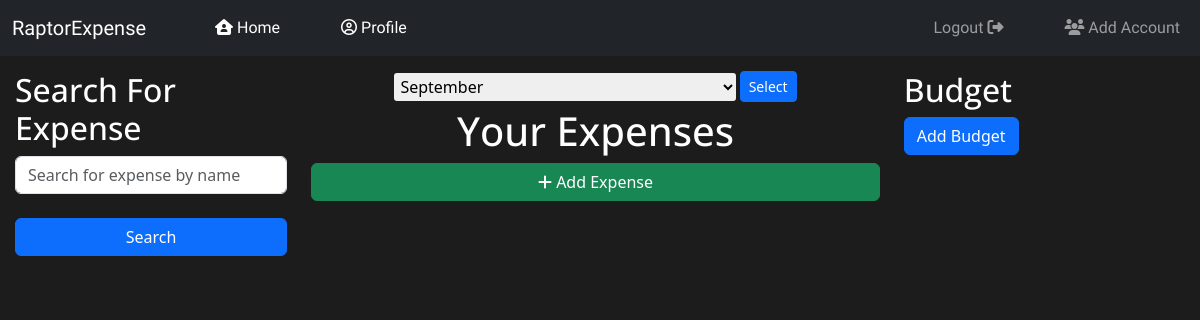
The page /expenses (signed in) on the database as committed earlier.
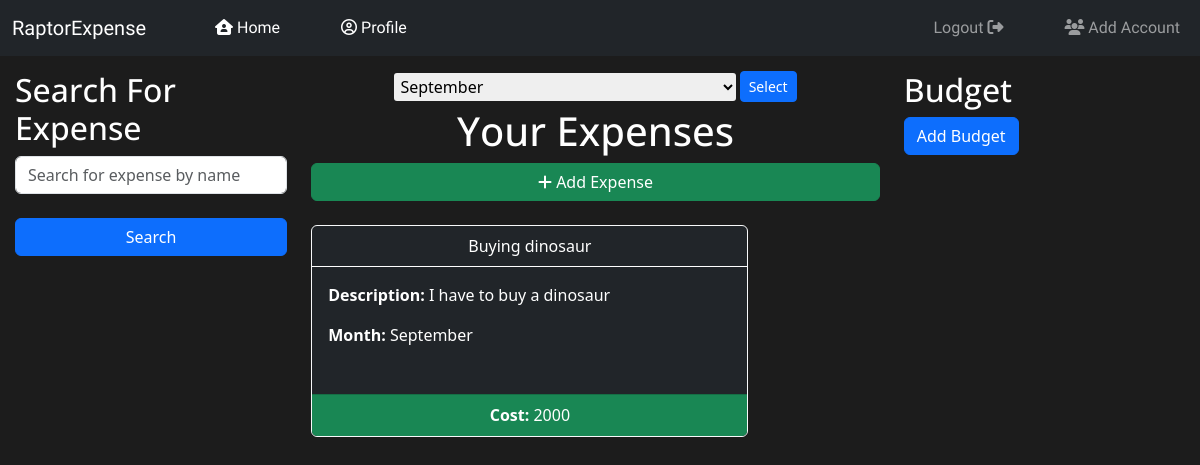
The same page on the database as committed later.
### expense_tracker/models.py (models this page shows, shortened)
class Expenses(db.Model):
    id = db.Column(db.Integer(), primary_key=True)
    expense = db.Column(db.String(), nullable=False)
    desc = db.Column(db.String(), nullable=False)
    month = db.Column(db.String(), nullable=False)
    cost = db.Column(db.Integer(), nullable=False)
    year = db.Column(db.Integer(), nullable=False)
    expense_user = db.Column(db.Integer(), db.ForeignKey("user.id"))

### expense_tracker/routes.py (the view, shortened to what this page needs)
@app.route("/")
@app.route("/expenses", methods=["GET", "POST"])
@login_required
def expense_tracker():
    user_details = User.query.filter_by(id=current_user.id).first()
    current_month_unformat = datetime.datetime.now()
    current_month_start = current_month_unformat.strftime("%B")
    print(current_month_start)
    search_expense_form = SearchExpenseForm()
    add_expense_form = AddExpenseForm()
    define_budget_form = DefineBudgetForm()
    month_dropdown = SearchMonthForm()
    expenses = Expenses.query.filter_by(expense_user=current_user.id, month=current_month_start).all()
    if define_budget_form.validate_on_submit:
        pass
    if request.method == "GET":
        current_month_exists = CurrentMonth.query.filter_by(month_user=current_user.id).first()
        if current_month_exists:
            current_month_exists.current_month = current_month_start
            db.session.commit()
        month_dropdown.search_month.data=current_month_start
        return render_template("home.html",
                            user_details=user_details,
                            search=search_expense_form,
                            expenses=expenses,
                            current_month=current_month_start,
                            add=add_expense_form,
                            month_search=month_dropdown,
                            budget_def=define_budget_form,
                            )

### expense_tracker/forms.py
class SearchExpenseForm(FlaskForm):
    search_expense = StringField(label="Search", validators=[DataRequired()])
    submit = SubmitField(label="Search")

class AddExpenseForm(FlaskForm):
    expense = StringField(label="Name of Expense", validators=[DataRequired()])
    desc = StringField(label="Description (optional)", validators=[])
    month = SelectField('Month', choices=[
        ('January', 'January'),
        ('February', 'February'),
        ('March', 'March'),
        ('April', 'April'),
        ('May', 'May'),
        ('June', 'June'),
        ('July', 'July'),
        ('August', 'August'),
        ('September', 'September'),
        ('October', 'October'),
        ('November', 'November'),
        ('December', 'December'),
    ], validators=[DataRequired()])
    submit = SubmitField(label="Select")
    cost = IntegerField(label="Expense Amount", validators=[DataRequired()])
    submit = SubmitField(label="Submit")

### expense_tracker/models.py (called while the page is built)
@login_manager.user_loader
def load_user(user_id):
    return User.query.get(int(user_id))

### expense_tracker/templates/home.html (shortened to what this page needs)
<!DOCTYPE html>
<html lang="en">
<head>
    <link href="https://cdn.jsdelivr.net/npm/bootstrap@5.3.3/dist/css/bootstrap.min.css" rel="stylesheet">
    <link rel="stylesheet" href="{{ url_for('static', filename='css/home.css') }}">
</head>
<body>
    <nav class="navbar navbar-expand-lg bg-dark navbar-dark">
        <div class="container-fluid">
            <a class="navbar-brand" href="{{ url_for('expense_tracker') }}">RaptorExpense</a>
            <div class="collapse navbar-collapse justify-content-center" id="navbarNavDropdown">
                <ul class="navbar-nav">
                    <li class="nav-item">
                        <a class="nav-link active margined-left" aria-current="page" href="{{ url_for('expense_tracker') }}"><i class="fa-solid fa-house-user"></i> Home</a>
                    </li>
                    <li class="nav-item">
                        <a class="nav-link active margined-left" href="{{ url_for('profile') }}"><i class="fa-regular fa-circle-user"></i> Profile</a>
                    </li>
                </ul>
                <ul class="navbar-nav ms-auto">
                    <li class="nav-item">
                        <a class="nav-link logout" href="{{ url_for('logout') }}">Logout <i class="fa-solid fa-right-from-bracket"></i></a>
                    </li>
                    <li class="nav-item">
                        <a class="nav-link" href="{{ url_for('register') }}"><i class="fa-solid fa-users"></i> Add Account</a>
                    </li>
                </ul>
            </div>
        </div>
    </nav>
    <div class="row" style="padding-left: 15px; padding-top: 15px; width:100%;">
        <div class="col-lg-3 col-md-3 col-sm-12 col-xs-12">
            <form action="" method="post">
                <h2>Search For Expense</h2>
                {{search.search_expense(class="form-control", placeholder="Search for expense by name")}}
                <br>
                {{search.submit(class="btn btn-primary", style="width: 100%;")}}
            </form>
            <br>
            <br>
        </div>
        <div class="col-lg-6 col-md-6 col-sm-12 col-xs-12 text-center gap-3">
            <form action="" method="post">
                {{month_search.search_month(class="month-dropdown")}}
                {{month_search.submit(class="btn btn-primary btn-sm month-search-submit")}}
            </form>
            <h1>Your Expenses</h1>
            <button class="btn btn-success" style="width: 100%;" data-bs-toggle="offcanvas" data-bs-target="#offcanvasExample"><i class="fa-solid fa-plus"></i> Add Expense</button>
            <br><br>
            <div class="expenses-div">
                {% if month_expenses %}
                        {% for expense in month_expenses %}
                            <div class="card border-light text-bg-dark">
                                <div class="card-header text-center" style="border-bottom: 1px solid #fff;">{{expense.expense}}</div>
                                <div class="card-body text-start">
                                    <p><b>Description:</b> {{expense.desc}}</p>
                                    <p><b>Month:</b> {{expense.month}}</p>
                                </div>
                                <div class="card-footer text-bg-success" style="height: 20%;">
                                    <p><b>Cost:</b> {{expense.cost}}</p>
                                </div>
                            </div>
                            <br>
                        {% endfor %}
                {% else %}
                    {% for expense in expenses %}
                        <div class="card border-light text-bg-dark">
                            <div class="card-header text-center" style="border-bottom: 1px solid #fff;">{{expense.expense}}</div>
                            <div class="card-body text-start">
                                <p><b>Description:</b> {{expense.desc}}</p>
                                <p><b>Month:</b> {{expense.month}}</p>
                            </div>
                            <div class="card-footer text-bg-success" style="height: 20%;">
                                <p><b>Cost:</b> {{expense.cost}}</p>
                            </div>
                        </div>
                        <br>
                    {% endfor %}
                {% endif %}
            </div>
        </div>
        <div class="col-lg-3 col-md-3 col-sm-12 col-xs-12">
            <h2>Budget</h2>
            <button class="btn btn-primary" data-bs-toggle="modal" data-bs-target="#exampleModal">Add Budget</button>
        </div>
    </div>
</body>
</html>

### expense_tracker/static/css/home.css (style rules this page uses)
nav { font-family: "Ubuntu", sans-serif; }
h1, h2 { font-family: "Open Sans", sans-serif; }
.logout { margin-right: 45px; }
.nav-link { transition: 0.3s; }
.margined-left { margin-left: 45px; }
.month-dropdown { border: none; border-radius: 3px; width: 60%; padding: 2px; }
.month-search-submit { margin-bottom: 5px; }
body { color: #fff; background-color: rgb(28, 28, 28); }
.expenses-div { display: grid; grid-template-columns: auto auto; gap: 10px; }
.card { border: 1px solid #fff; }

Rows that differ between the two databases and show on the page:
added Expenses: expense "Buying dinosaur", desc "I have to buy a dinosaur", month "September", cost "2000"
